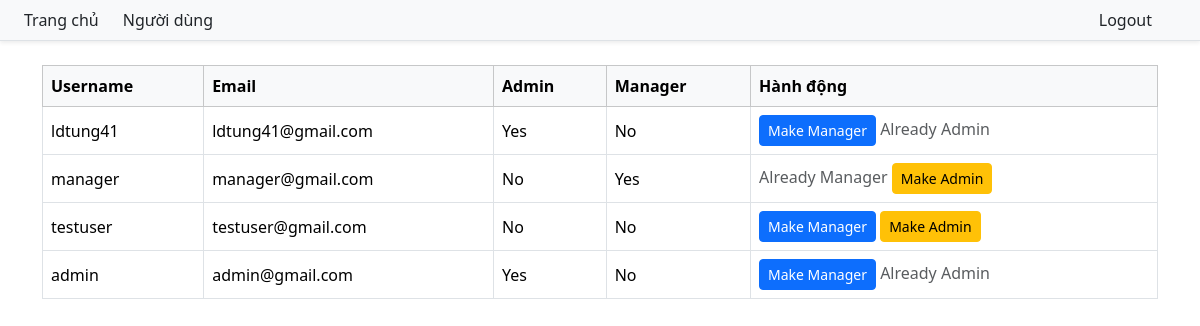
Screenshot of /users (signed in) with the database file from the repository.
### app/models/user_model.py (models this page shows)
class User(Base):
    __tablename__ = "user"
    id = Column(Integer, primary_key=True, index=True)
    username = Column(String(80), unique=True, nullable=False)
    email = Column(String(120), unique=True, nullable=False)
    password = Column(String(200), nullable=False)
    admin = Column(Boolean, default=False)
    manager = Column(Boolean, default=False)

### app/routers/user_router.py (the view)
@router.get("/users", response_class=HTMLResponse)
async def users(request: Request, current_user: Annotated[Optional[User], Depends(get_current_user_fastapi)], db: Session = Depends(get_db)):
    if not current_user or not current_user.admin:
        return RedirectResponse(url=router.url_path_for("index"), status_code=status.HTTP_302_FOUND)
    users_list = db.query(User).all()
    return templates.TemplateResponse("users.html", {"request": request, "users": users_list, "user": current_user})

### app/templates/users.html
{% extends "base.html" %} {% block title %}Quản lý Người dùng{% endblock %} {%
block content %}
<table class="table table-bordered table-hover align-middle">
  <thead class="table-light">
    <tr>
      <th>Username</th>
      <th>Email</th>
      <th>Admin</th>
      <th>Manager</th>
      <th>Hành động</th>
    </tr>
  </thead>
  <tbody>
    {% for u in users %}
    <tr>
      <td>{{ u.username }}</td>
      <td>{{ u.email }}</td>
      <td>{{ 'Yes' if u.admin else 'No' }}</td>
      <td>{{ 'Yes' if u.manager else 'No' }}</td>
      <td>
        {% if not u.manager %}
        <form action="{{ url_for('make_manager', user_id=u.id) }}" method="post" style="display: inline">
          <button class="btn btn-sm btn-primary" type="submit">
            Make Manager
          </button>
        </form>
        {% else %}
        <span class="text-muted">Already Manager</span>
        {% endif %} {% if not u.admin %}
        <form action="{{ url_for('make_admin', user_id=u.id) }}" method="post" style="display: inline">
          <button class="btn btn-sm btn-warning" type="submit">
            Make Admin
          </button>
        </form>
        {% else %}
        <span class="text-muted">Already Admin</span>
        {% endif %}
      </td>
    </tr>
    {% endfor %}
  </tbody>
</table>
{% endblock %}

### app/templates/base.html (shortened to what this page needs)
<!DOCTYPE html>
<html lang="en">
<head>
  <link href="https://cdn.jsdelivr.net/npm/bootstrap@5.3.2/dist/css/bootstrap.min.css" rel="stylesheet" />
  <link rel="stylesheet" href="https://cdn.jsdelivr.net/npm/bootstrap-icons@1.10.5/font/bootstrap-icons.css" />
</head>
<body>
  <nav class="navbar navbar-light bg-light shadow-sm border-bottom">
    <div class="container-fluid px-4">
      <div class="d-flex gap-4">
        <a class="nav-link" href="{{ url_for('index') }}">Trang chủ</a>
         {% if user and user['admin'] == 1 %}
        <a class="nav-link" href="{{ url_for('users') }}">Người dùng</a>
        {% endif %}
      </div>
      <div class="d-flex gap-4 ms-auto">
        {% if not user %}
        <a class="nav-link" href="{{ url_for('login_get') }}">Login</a>
        <a class="nav-link" href="{{ url_for('register_get') }}">Register</a>
        {% else %}
        <a class="nav-link me-4" href="{{ url_for('logout') }}">Logout</a>
        {% endif %}
      </div>
    </div>
  </nav>
  <main class="container mt-4">{% block content %}{% endblock %}</main>
</body>
</html>

### rows the page displays
User: username "ldtung41", email "ldtung41@gmail.com", admin "Yes", manager "No", shows "Already Admin"
User: username "manager", email "manager@gmail.com", admin "No", manager "Yes", shows "Already Manager"
User: username "testuser", email "testuser@gmail.com", admin "No", manager "No"
User: username "admin", email "admin@gmail.com", admin "Yes", manager "No", shows "Already Admin"
